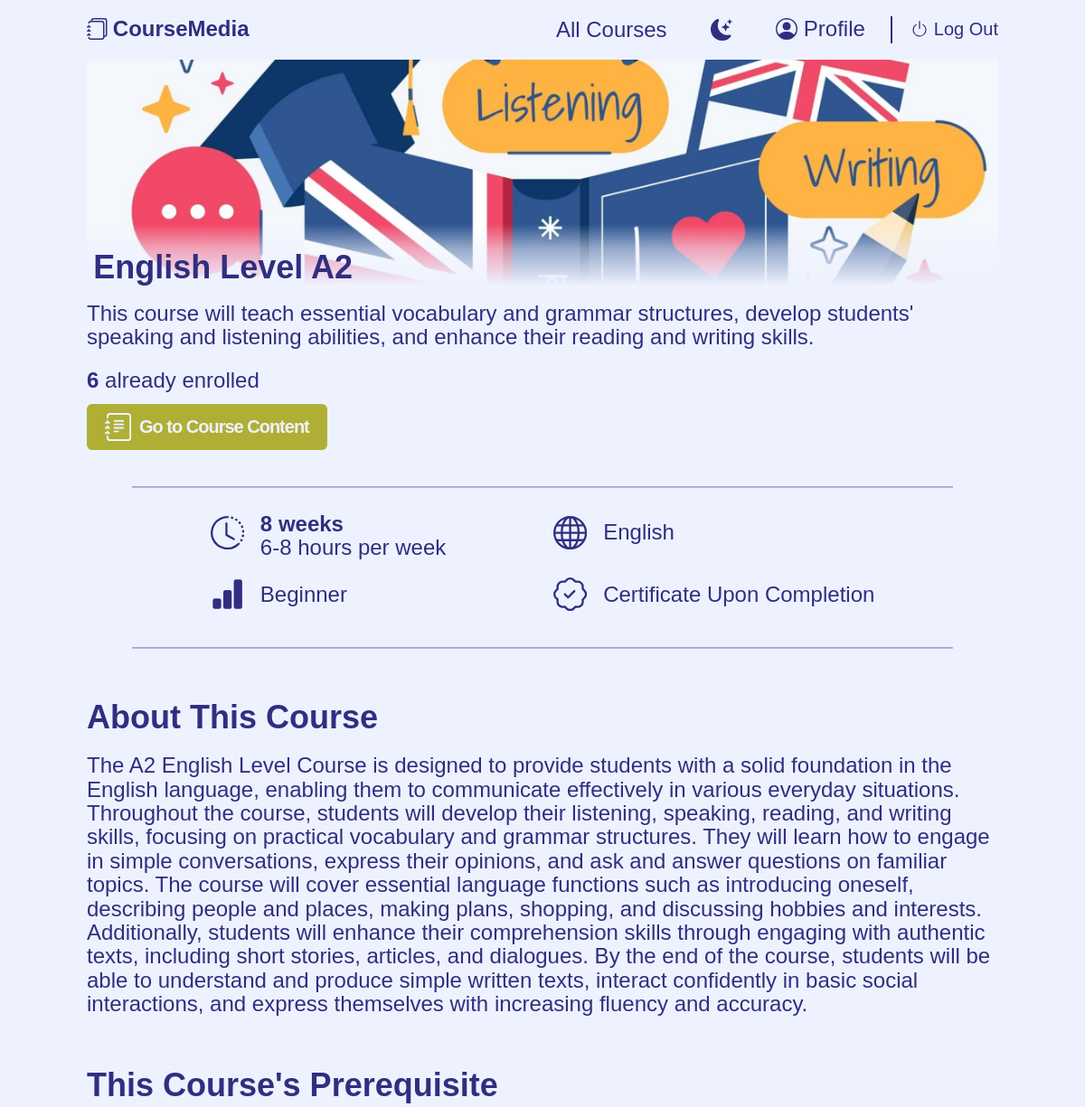
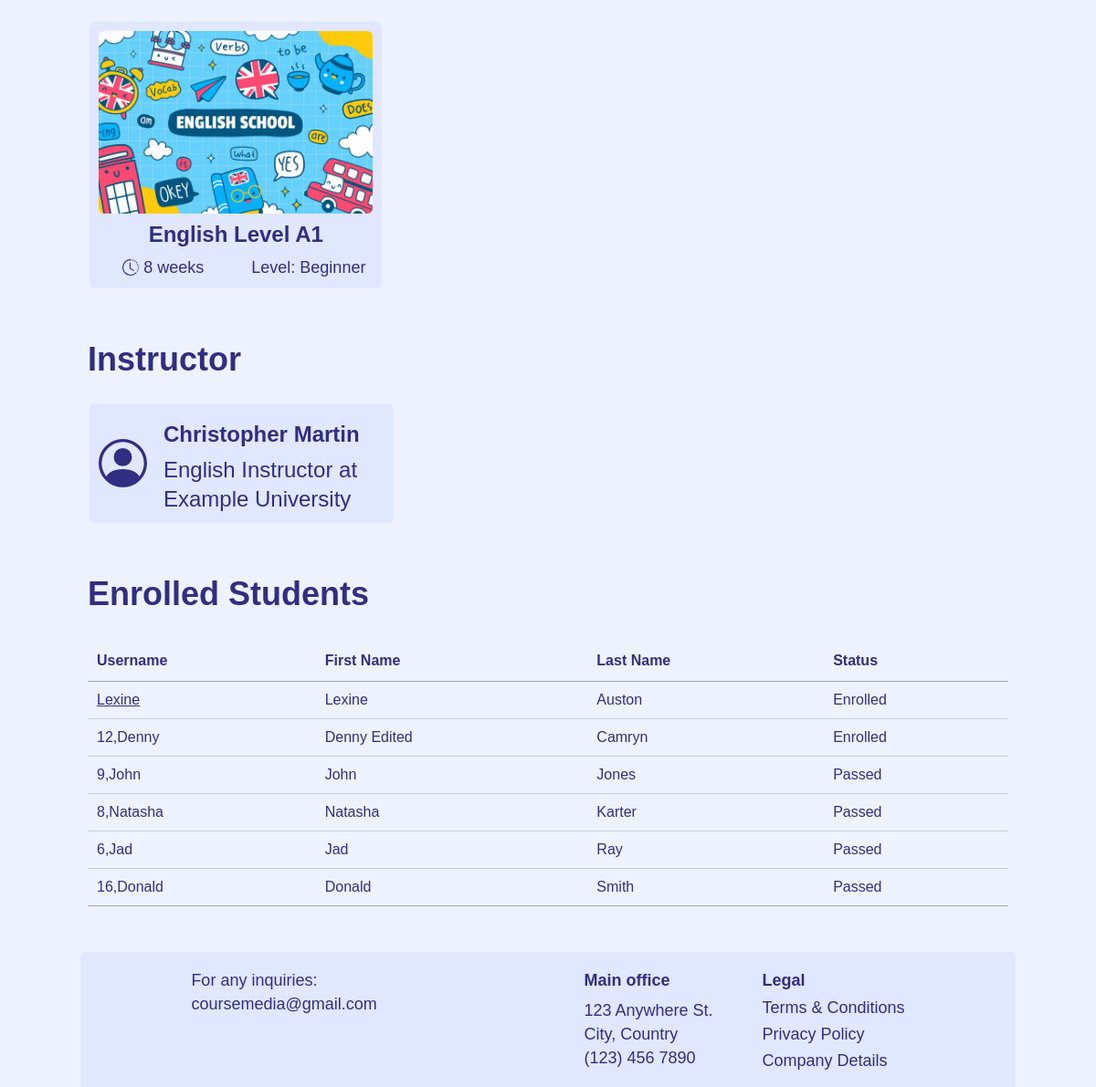
The page /courses/130 (signed in) on the database as committed earlier (2 pictures, top to bottom).
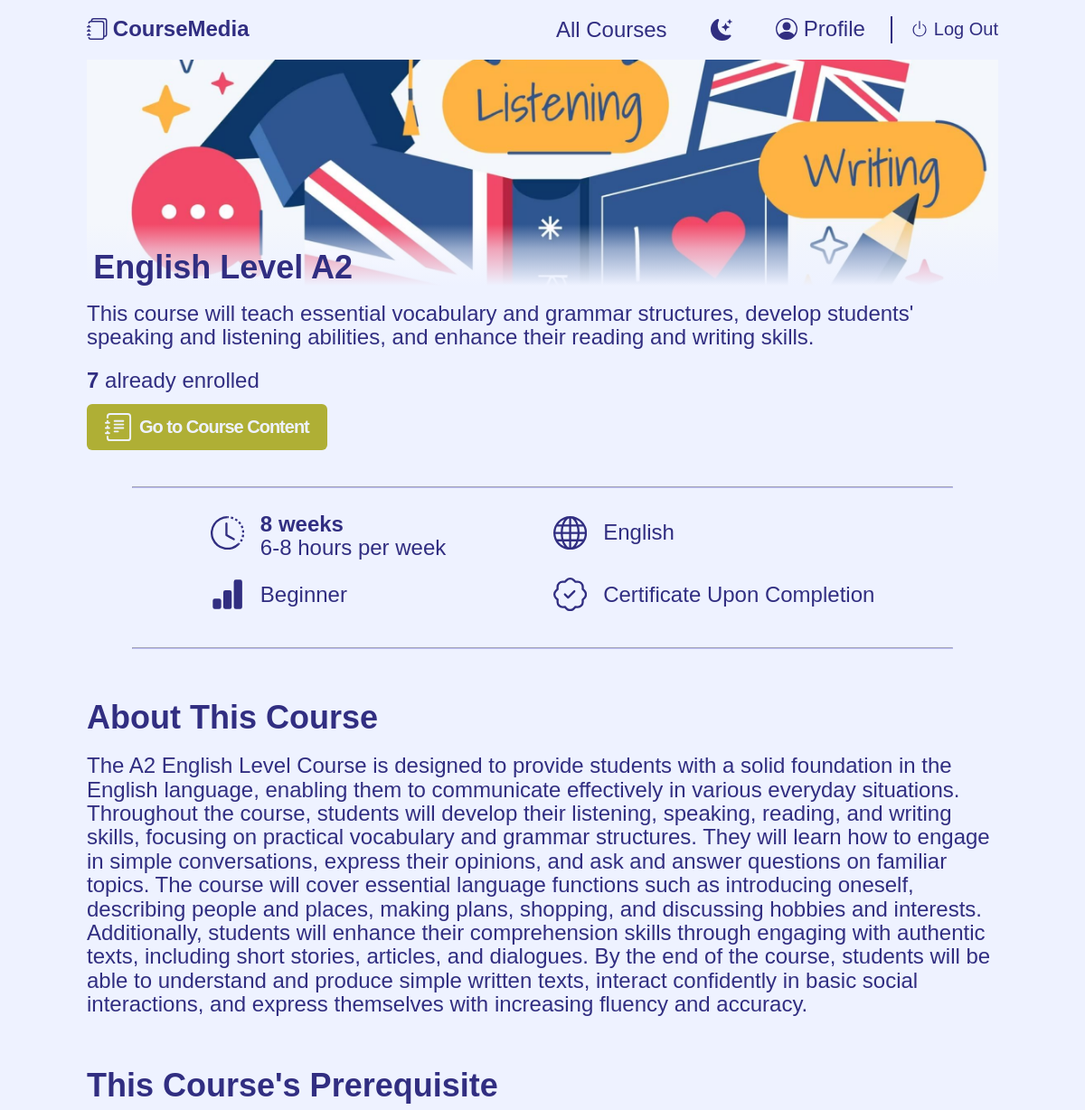
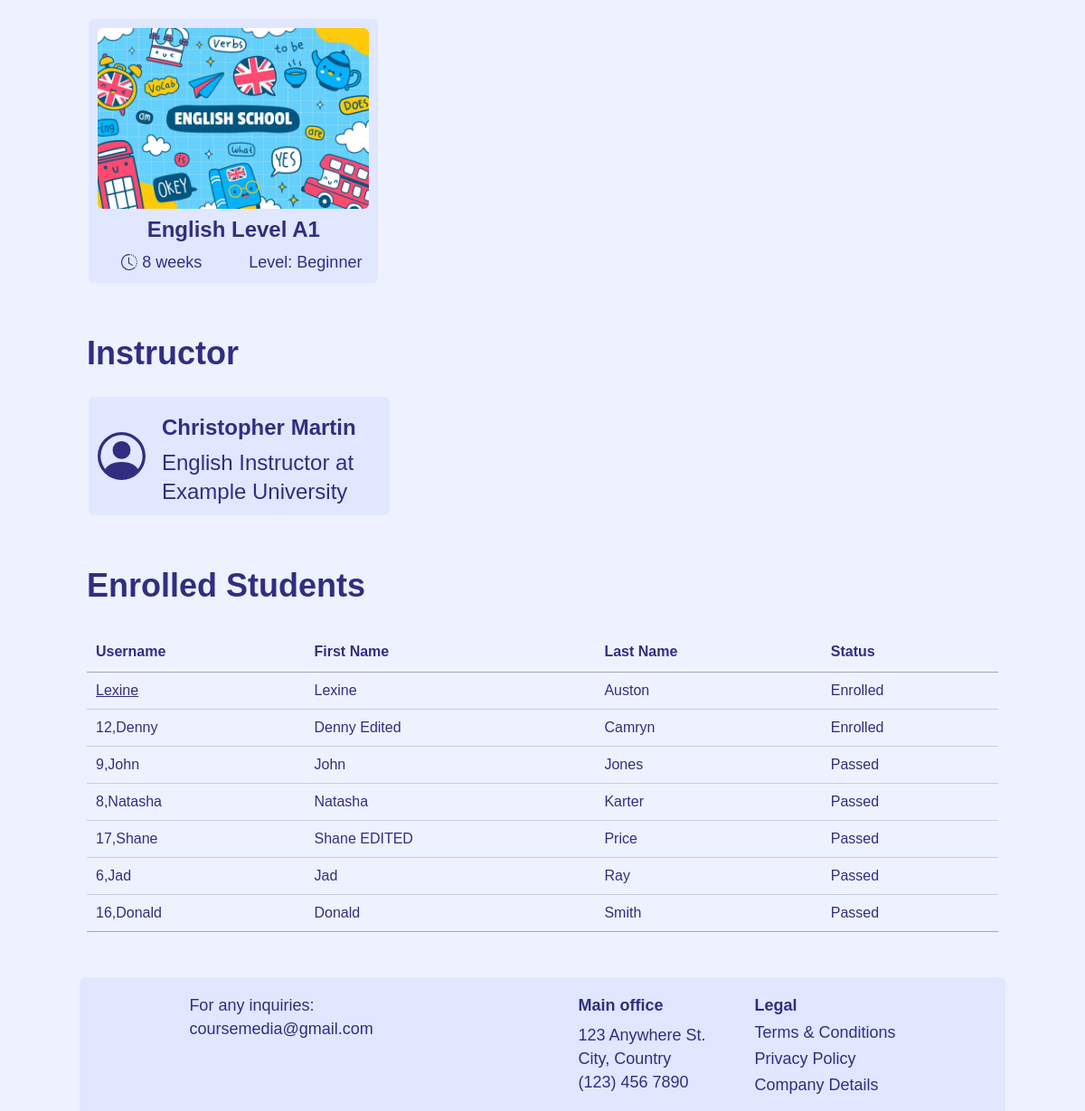
The same page on the database as committed later (2 pictures, top to bottom).
### courses_platform/models.py (models this page shows, shortened)
class Course(models.Model):
    ART_AND_CULTURE = 1
    COMMUNICATION = 2
    COMPUTER_SCIENCE = 3
    DESIGN = 4
    FOOD_AND_NUTRITION = 5
    LANGUAGE = 6
    MATH = 7
    SCIENCE = 8
    CATEGORY_CHOICES = [
        (ART_AND_CULTURE, "Art & Culture"),
        (COMMUNICATION, "Communication"),
        (COMPUTER_SCIENCE, "Computer Science"),
        (DESIGN, "Design"),
        (FOOD_AND_NUTRITION, "Food & Nutrition"),
        (LANGUAGE, "Language"),
        (MATH, "Math"),
        (SCIENCE, "Science"),
    ]
    ENGLISH = 1
    FRENCH = 2
    SPANISH = 3
    LANGUAGE_CHOICES = [
        (ENGLISH, "English"),
        (FRENCH, "French"),
        (SPANISH, "Spanish")
    ]
    BEGINNER = 1
    INTERMEDIATE = 2
    ADVANCED = 3
    LEVEL_CHOICES = [
        (BEGINNER, "Beginner"),
        (INTERMEDIATE, "Intermediate"),
        (ADVANCED, "Advanced")
    ]
    instructor = models.ForeignKey(
        "User", on_delete=models.CASCADE, related_name="courses_taught")
    title = models.CharField(max_length=80, validators=[
                             MinLengthValidator(10), MaxLengthValidator(80)])
    image = models.ImageField(
        upload_to="courses_images/", null=True, blank=True)
    category = models.PositiveSmallIntegerField(choices=CATEGORY_CHOICES)
    short_description = models.TextField(max_length=200, validators=[
                                         MinLengthValidator(50), MaxLengthValidator(200)])
    duration = models.PositiveSmallIntegerField(
        validators=[MinValueValidator(2), MaxValueValidator(24)])
    long_description = models.TextField(
        max_length=2000, validators=[MinLengthValidator(200), MaxLengthValidator(2000)])
    language = models.PositiveSmallIntegerField(choices=LANGUAGE_CHOICES)
    level = models.PositiveSmallIntegerField(choices=LEVEL_CHOICES)
    prerequisite = models.ForeignKey(
        "self", on_delete=models.SET_NULL, null=True, blank=True)
    certificate = models.BooleanField()
    passing_grade = models.PositiveSmallIntegerField(
        validators=[MinValueValidator(50), MaxValueValidator(100)])
    passers = models.ManyToManyField(
        "User", blank=True, related_name="courses_passed")
    creation_date = models.DateField(auto_now_add=True)

class User(AbstractUser):
    REQUIRED_FIELDS = ["role", "about"]
    STUDENT = 1
    INSTRUCTOR = 2
    ROLE_CHOICES = [
        (STUDENT, "Student"),
        (INSTRUCTOR, "Instructor")
    ]
    role = models.PositiveSmallIntegerField(choices=ROLE_CHOICES)
    instructor_title = models.CharField(max_length=120, null=True, blank=True, validators=[
                                        MinLengthValidator(10), MaxLengthValidator(120)])
    about = models.TextField(max_length=950, validators=[
                             MinLengthValidator(40), MaxLengthValidator(950)])
    enrolled_courses = models.ManyToManyField(
        "Course", blank=True, related_name="enrolled_students")

### courses_platform/views.py (the view)
# urls.py: path("courses/<int:course_id>", views.course_page, name="course_page"),
def course_page(request, course_id):
    try:
        course = Course.objects.get(id=course_id)
    except Course.DoesNotExist:
        messages.error(request, "Invalid course id")
        return HttpResponseRedirect(reverse("index"))
    enrolled_students = course.enrolled_students.order_by("last_name")
    same_category_courses = Course.objects.filter(
        category=course.category).exclude(id=course.id)[:3]
    return render(request, "courses_platform/course_page.html", {
        "course": course,
        "enrolled_students": enrolled_students,
        "same_category_courses": same_category_courses
    })

### courses_platform/templates/courses_platform/course_page.html (shortened to what the changed rows need)
{% extends "courses_platform/layout.html" %}
{% load static %}
{% block link %}
    <link href="{% static 'courses_platform/components/course-cards.css' %}" rel="stylesheet">
    <link href="{% static 'courses_platform/pages/course_page.css' %}" rel="stylesheet">
    <link rel="stylesheet" href="https://cdn.datatables.net/1.13.4/css/jquery.dataTables.css" />
{% endblock %}
{% block body %}
    <div class="my-container course__container">
        <section>
            <div class="course__img-title-cont">
                {% if not course.image %}
                <img class="course__img" src="/media/courses_images/default_img.jpg" alt="Course's image">
                {% else %}
                <img class="course__img" src="{{ course.image.url }}" alt="Course's image">
                {% endif %}
                <h1 class="course__h1 course__title">{{ course.title }}</h1>
            </div>
            <p class="course__p">{{ course.short_description }}</p>
        </section>
        <section>
        {% if course.enrolled_students.count == 0 %}
            <p class="course__p">No students enrolled</p>
        {% else %}
            <p class="course__p"><strong>{{ course.enrolled_students.count }}</strong> already enrolled</p>
        {% endif %}
        </section>
        <section class="course__grid-wrapper">
            <div class="course__specs-grid">
                <div class="course__description-cont">
                    <span class="course__duration">
                        <strong>{{course.duration}} weeks</strong><br>6-8 hours per week
                    </span>
                </div>
                <div class="course__description-cont">
                    <span>{{course.get_language_display}}</span>
                </div>
                <div class="course__description-cont">
                    <span>{{course.get_level_display}}</span>
                </div>
            </div>
        </section>
        <section>
            <h2 class="course__h2">About This Course</h2>
            <p class="course__p">
                {{course.long_description}}
            </p>
        </section>
        <section>
            <h2 class="course__h2">This Course's Prerequisite</h2>
            {% if course.prerequisite %}
            <a href="{% url 'course_page' course.prerequisite.id %}" class="course-card__card-anchor course__prereq-instr-card-anchor">
                <div class="course-card__card course__card-div">
                {% if not course.prerequisite.image %}
                    <img class="course-card__card-img" src="/media/courses_images/default_img.jpg" alt="Course's image">
                {% else %}
                    <img class="course-card__card-img" src="{{ course.prerequisite.image.url }}" alt="Course's image">
                {% endif %}
                    <div class="course-card__card-title">{{ course.prerequisite.title }}</div>
                    <div class="course-card__card-description">
                        <div class="course-card__card-duration">
                            <span>{{ course.prerequisite.duration }} weeks</span>
                        </div>
                        <div class="course-card__card-level">Level: {{ course.prerequisite.get_level_display }}</div>
                    </div>
                </div>
            </a>
            {% else %}
                <p class="course__p">There is no prerequisite for that course.</p>
            {% endif %}
        </section>
        <section>
            <h2 class="course__h2">Instructor</h2>
            <a href="{% url 'user_profile' course.instructor.id %}" class="course-card__card-anchor course__prereq-instr-card-anchor">
                <div class="course-card__card course__intruct-card">
                    <div class="course__instr-info">
                        <div class="course-card__card-title course__instr-name">{{ course.instructor.first_name }} {{ course.instructor.last_name }}</div>
                        <div class="course__instr-title">{{ course.instructor.instructor_title }}</div>
                    </div>
                </div>
            </a>
        </section>
        {% if user.is_authenticated and course.instructor == user %}
        <section>
            <h2 class="course__h2 course__h2-enrolled-students">Enrolled Students</h2>
            {% if enrolled_students.count == 0 %}
            <p class="course__p">There are no enrolled students yet.</p>
            {% else %}
            <table id="myTable" class="display">
                <thead>
                    <tr>
                        <th>Username</th>
                        <th>First Name</th>
                        <th>Last Name</th>
                        <th>Status</th>
                    </tr>
                </thead>
                <tbody>
                    {% for student in enrolled_students %}
                    <tr>
                        <td>{{ student.id }},{{ student.username }}</td>
                        <td>{{ student.first_name }}</td>
                        <td>{{ student.last_name }}</td>
                        {% if student in course.passers.all %}
                            <td>Passed</td>
                        {% else %}
                            <td>Enrolled</td>
                        {% endif %}
                    </tr>
                    {% endfor %}
                </tbody>
            </table>
            {% endif %}
        </section>
        {% endif %}
    </div>
{% endblock %}

Rows that differ between the two databases and show on the page:
computed for Course "English Level A2": enrolled_students.count "6" → "7"
now on this page (row edited): User: id "17", username "Shane", first_name "Shane EDITED", last_name "Price", shows "Passed"
